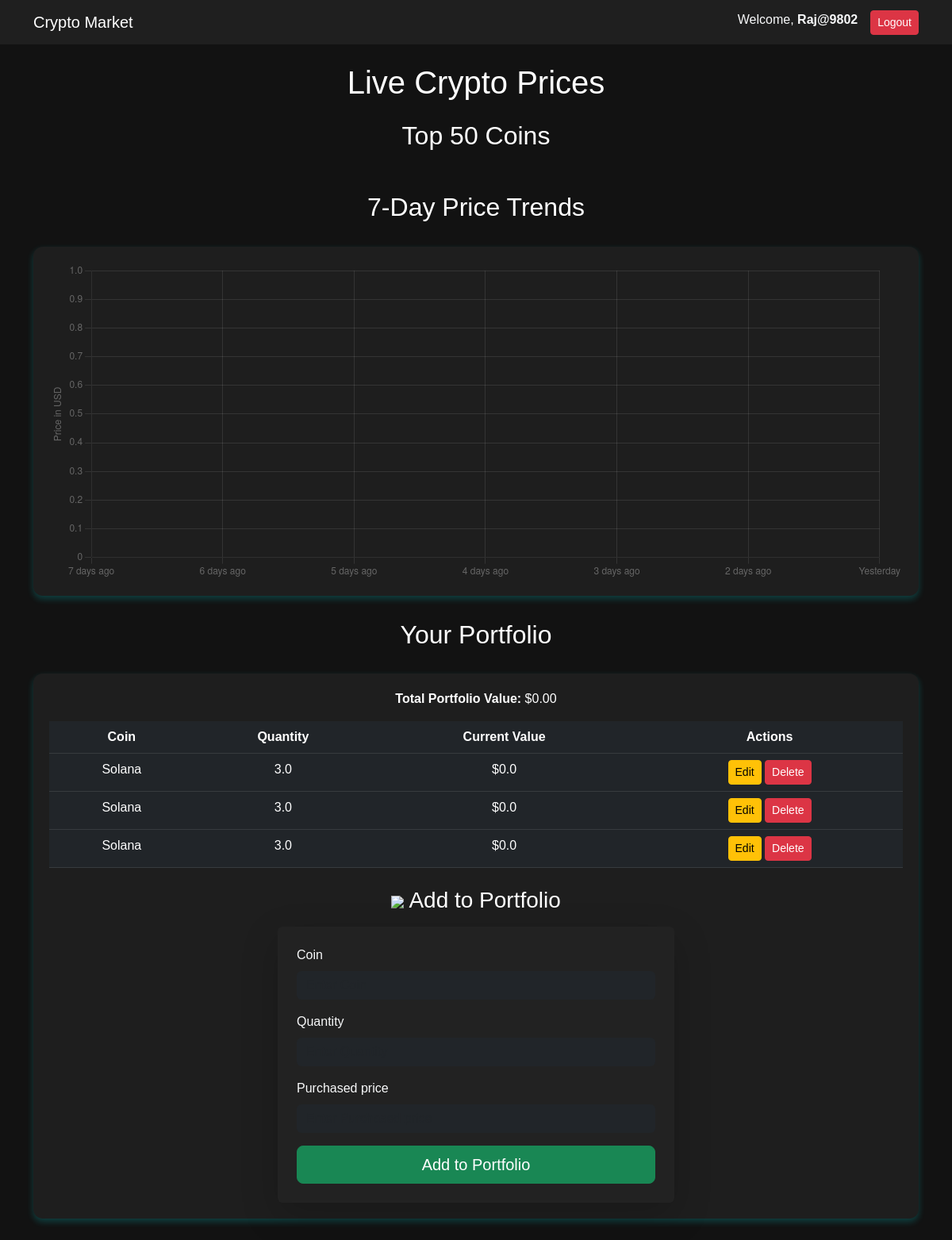
Page /dashboard/ (signed in) on the committed database.
### market/models.py (models this page shows)
class Portfolio(models.Model):
    user = models.ForeignKey(User, on_delete=models.CASCADE, default=1)  # Default user ID
    coin = models.CharField(max_length=50)
    quantity = models.FloatField()
    purchased_price = models.FloatField()
    purchased_at = models.DateTimeField(auto_now_add=True)

### market/views.py (the view, shortened to what this page needs)
# urls.py: path('dashboard/', crypto_dashboard, name='crypto_dashboard'),
@login_required
def crypto_dashboard(request):
    cache_key_market = "crypto_market_data"
    cache_key_historical = "crypto_historical_data"
    market_data = cache.get(cache_key_market)
    if not market_data:
        try:
            url = "https://api.coingecko.com/api/v3/coins/markets"
            params = {
                "vs_currency": "usd",
                "order": "market_cap_desc",
                "per_page": 50,  # Fetch top 50 coins
                "page": 1,
                "sparkline": False  # No inline historical data
            }
            response = requests.get(url, params=params, timeout=10)
            response.raise_for_status()
            market_data = response.json()
            cache.set(cache_key_market, market_data, timeout=300)  # Cache for 5 min
        except requests.RequestException as e:
            logger.error(f"Error fetching market data: {e}")
            market_data = []
    price_data = {}
    for coin in market_data:
        print(coin)  # Debug each coin
        price_data[coin["id"]] = {
            "price": coin.get("current_price", 0),
            "market_cap": coin.get("market_cap", 0)
        }
    historical_data = cache.get(cache_key_historical)
    if not historical_data:
        historical_data = {}
        try:
            cache.set(cache_key_historical, historical_data, timeout=300)  # Cache for 5 min
        except requests.RequestException as e:
            logger.error(f"Error fetching historical data: {e}")
    historical_data_json = json.dumps(historical_data)
    portfolio = Portfolio.objects.filter(user=request.user).values("id", "coin", "quantity")
    portfolio_items = []
    portfolio_value = 0
    for item in portfolio:
        coin_name = item["coin"].lower()
        current_price = price_data.get(coin_name, {}).get("price", 0)
        current_value = item["quantity"] * current_price
        portfolio_items.append({
            "id": item["id"],
            "coin": item["coin"],
            "quantity": item["quantity"],
            "current_value": current_value,
        })
        portfolio_value += current_value
    if request.method == "POST":
        form = PortfolioForm(request.POST)
        if form.is_valid():
            portfolio_item = form.save(commit=False)
            portfolio_item.user = request.user
            portfolio_item.save()
            return redirect("crypto_dashboard")
    else:
        form = PortfolioForm()
    return render(request, "market/index.html", {
        "crypto_data": market_data,  # Market data for UI
        "portfolio": portfolio_items,
        "portfolio_value": portfolio_value,
        "form": form,
        "historical_data_json": historical_data_json  # Historical data for charts
    })

### market/forms.py
class PortfolioForm(forms.ModelForm):
    class Meta:
        model = Portfolio
        fields = ['coin', 'quantity', 'purchased_price']

### market/templates/market/index.html (shortened to what this page needs)
{% load static %}
<!DOCTYPE html>
<html lang="en">
<head>
    <link href="https://cdn.jsdelivr.net/npm/bootstrap@5.3.0/dist/css/bootstrap.min.css" rel="stylesheet">
</head>
<body>
    <nav class="navbar navbar-expand-lg navbar-dark">
        <div class="container">
            <a class="navbar-brand" href="#">Crypto Market</a>
            <div class="d-flex">
                <span class="me-3 text-light">Welcome, <strong>{{ request.user.username }}</strong></span>
                <a href="{% url 'logout' %}" class="btn btn-danger btn-sm">Logout</a>
            </div>
        </div>
    </nav>
    <div class="container mt-4">
        <h1 class="text-center">Live Crypto Prices</h1>
        <h2 class="text-center mt-4">Top 50 Coins</h2>
        <div class="crypto-scroller">
        </div>
        <h2 class="text-center mt-4">7-Day Price Trends</h2>
        <div class="chart-container">
            <canvas id="cryptoChart"></canvas>
        </div>
        <h2 class="text-center mt-4">Your Portfolio</h2>
        <div class="portfolio-container">
            <p class="text-center"><strong>Total Portfolio Value:</strong> ${{ portfolio_value|floatformat:2 }}</p>
            <table class="table table-dark table-hover text-center">
                <thead>
                    <tr>
                        <th>Coin</th>
                        <th>Quantity</th>
                        <th>Current Value</th>
                        <th>Actions</th>
                    </tr>
                </thead>
                <tbody>
                    {% for item in portfolio %}
                    <tr>
                        <td>{{ item.coin }}</td>
                        <td>{{ item.quantity }}</td>
                        <td>${{ item.current_value }}</td>
                        <td>
                            <a href="{% url 'edit_portfolio' item.id %}" class="btn btn-warning btn-sm">Edit</a>
                            <a href="{% url 'delete_portfolio' item.id %}" class="btn btn-danger btn-sm">Delete</a>
                        </td>
                    </tr>
                {% empty %}
                    <tr><td colspan="4">No portfolio items found.</td></tr>
                {% endfor %}
                </tbody>
            </table>
            <h3 class="text-center mt-4">
                <img src="https://cdn-icons-png.flaticon.com/128/3135/3135789.png" width="30"> Add to Portfolio
            </h3>
            <div class="portfolio-form-container mx-auto mt-3 p-4 rounded shadow-lg" style="max-width: 500px; background: #222; color: white;">
                <form method="POST" class="row g-3">
                    {% for field in form %}
                    <div class="col-12">
                        <label for="{{ field.id_for_label }}" class="form-label text-light">{{ field.label }}</label>
                        <input type="text" class="form-control bg-dark text-light border-0" id="{{ field.id_for_label }}" name="{{ field.name }}" value="{{ field.value|default_if_none:'' }}" placeholder="Enter {{ field.label }}">
                    </div>
                    {% endfor %}
                    <div class="text-center mt-3">
                        <button type="submit" class="btn btn-success btn-lg w-100">
                             Add to Portfolio
                        </button>
                    </div>
                </form>
            </div>
        </div>
    </div>
    <script>
        // Parse historical price data from Django
        const historicalData = JSON.parse('{{ historical_data_json|safe }}');
        // Define chart labels (days)
        const labels = ["7 days ago", "6 days ago", "5 days ago", "4 days ago", "3 days ago", "2 days ago", "Yesterday"];
        const datasets = [];
        // Generate datasets dynamically
        Object.keys(historicalData).forEach((coin, index) => {
            datasets.push({
                label: coin.toUpperCase(),
                data: historicalData[coin],
                borderColor: ["#ff4757", "#1e90ff", "#2ed573", "#f39c12", "#9b59b6"][index],
                borderWidth: 2,
                fill: false,
                tension: 0.3
            });
        });
        // Create the line chart
        const ctx = document.getElementById("cryptoChart").getContext("2d");
        new Chart(ctx, {
            type: "line",
            data: {
                labels: labels,
                datasets: datasets
            },
            options: {
                responsive: true,
                maintainAspectRatio: false,
                plugins: {
                    legend: {
                        display: true,
                        position: 'top'
                    }
                },
                scales: {
                    y: {
                        beginAtZero: false,
                        title: {
                            display: true,
                            text: 'Price in USD'
                        },
                        grid: {
                            color: 'rgba(255, 255, 255, 0.1)'
                        }
                    },
                    x: {
                        grid: {
                            color: 'rgba(255, 255, 255, 0.1)'
                        }
                    }
                }
            }
        });
    </script>
</body>
</html>

### market/templates/market/index.html (style rules this page uses)
body { font-family: 'Poppins', sans-serif; background: #121212; color: #ffffff; }
.navbar { background: #1f1f1f; }
.portfolio-container, .chart-container { background: #1e1e1e; padding: 20px; border-radius: 12px; box-shadow: 0 4px 8px rgba(0, 255, 255, 0.2); margin-top: 30px; margin-bottom: 30px; }
.table-dark { background: #272727; }
canvas { width: 100% !important; height: 400px !important; }
.crypto-scroller { overflow: hidden; white-space: nowrap; position: relative; width: 100%; padding: 10px 0; }

### rows in the picture
Portfolio: coin "Solana", quantity "3.0"
Portfolio: coin "Solana", quantity "3.0"
Portfolio: coin "Solana", quantity "3.0"

### other values in the picture
{{ request.user.username }} "Raj@9802"
{{ portfolio_value|floatformat:2 }} "0.00"
{{ item.current_value }} "0.0" "0.0" "0.0"
{{ field.label }} "Coin" "Quantity" "Purchased price"
